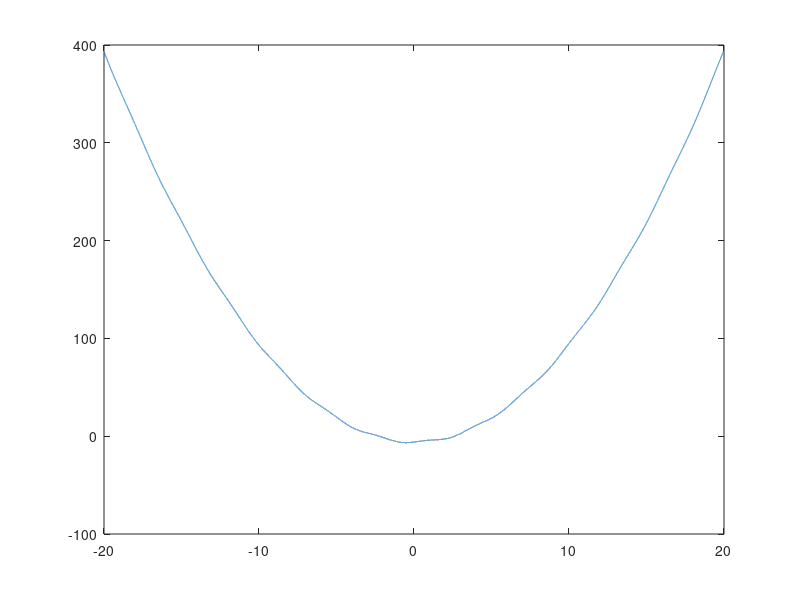

This figure's MATLAB source:
%{
function aproksimacija()
x_pre=inf;
x_nakon=50;
tol=0.0001;
X = -20:0.001:20;
plot(X,f(X)),hold on
iteration =0;
while abs(x_pre-x_nakon)>tol
    x_pre=x_nakon;
    x_nakon=x_pre-dF(x_pre)/ddF(x_pre);
 
   iteration=iteration+1;
end

scatter(x_nakon,f(x_nakon))
disp(iteration)
hold off
end
%}
function metoda_secice()
x_pre=inf;
x_pre_pre=25;
x_nakon=20;
tol=0.0001;
X = -20:0.001:20;
plot(X,f(X)),hold on
iteration =0;
while abs(x_pre-x_nakon)>tol
    x_pre_pre=x_pre;
    x_pre=x_nakon;
    x_nakon=x_pre-dF(x_pre)/((dF(x_pre)-dF(x_pre_pre))/(x_pre-x_pre_pre));
 
   iteration=iteration+1;
end
scatter(x_nakon,f(x_nakon))
disp(iteration)
disp(x_nakon)
hold off
end

function res = f(x)
    
    res = x.^2 + sin(2*x)-6;
end

function res= dF(x)

    res=2*x+2*cos(2*x);
end

function res = ddF(x)
    res=2-4*sin(2*x);
end